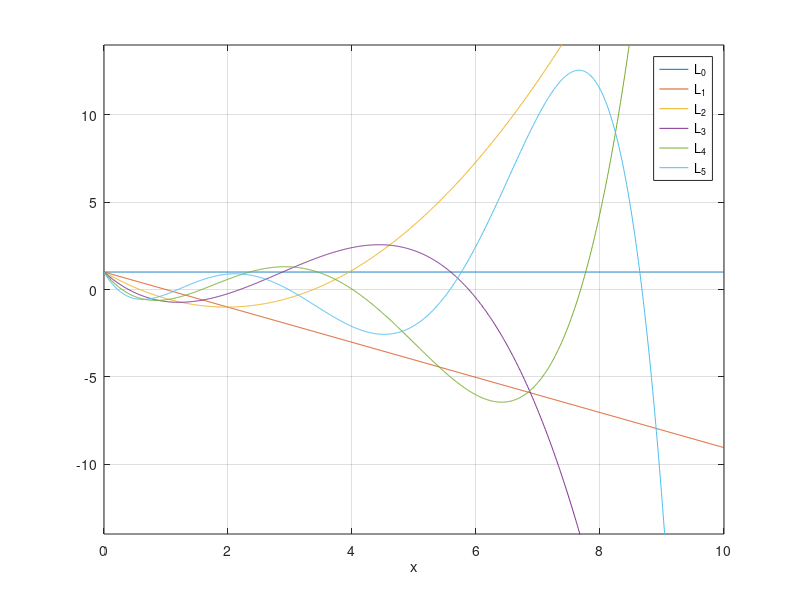

Source code (MATLAB):
% LAGUERRE  Approximate and plot the first six Laguerre polynomials.

x = (0:.01:10)';
A = [x.^0,x.^1,x.^2,x.^3,x.^4,x.^5];
M = diag(exp(-x/2));
[Q,R] = qr(M*A,0);
L = M \ Q;
L = L*diag(1./L(1,:));
plot(x,L),  xlabel x,  axis([0 10 -14 14]),  grid on
legend('L_0','L_1','L_2','L_3','L_4','L_5')
